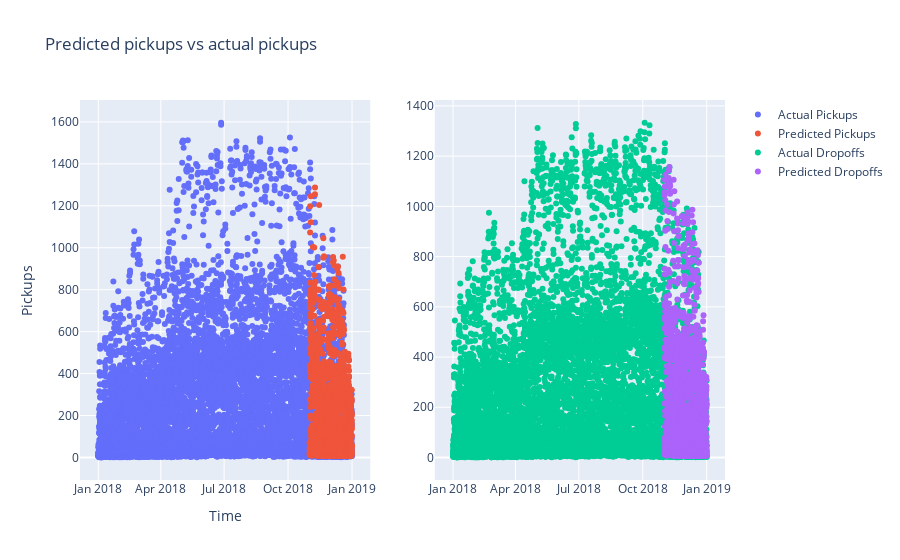

The notebook cell saved with this chart:
### Code cell
# plot predictions using plotly

fig = make_subplots(rows=1, cols=2,
                    horizontal_spacing=0.1)

# Add the start stations plot to the first subplot
fig.add_trace(go.Scatter(
    x=pickups.index,
    y=pickups['pickups'],
    mode='markers',
    name='Actual Pickups'
), row=1, col=1)

fig.add_trace(go.Scatter(
    x=cluster_buster.pickups_test.index,
    y=cluster_buster.pred_pickups,
    mode='markers',
    name='Predicted Pickups'
), row=1, col=1)

# Add the end stations plot to the second subplot
fig.add_trace(go.Scatter(
    x=dropoffs.index,
    y=dropoffs['dropoffs'],
    mode='markers',
    name='Actual Dropoffs'
), row=1, col=2)

fig.add_trace(go.Scatter(
    x=cluster_buster.dropoffs_test.index,
    y=cluster_buster.pred_dropoffs,
    mode='markers',
    name='Predicted Dropoffs'
), row=1, col=2)

fig.update_layout(title='Predicted pickups vs actual pickups',
                     xaxis_title='Time',
                     yaxis_title='Pickups')

fig.show()

### Figure 1 — Plotly figure (JSON) as saved in the notebook; plotly's stock layout.template omitted (floating-point values rounded to 4 significant figures; data arrays with more than 128 entries replaced by an {"elided": "..."} marker saying what was removed)
{"data": [{"mode": "markers", "name": "Actual Pickups", "type": "scatter", "x": {"elided": "8736 str values"}, "xaxis": "x", "y": {"elided": "8736 int values"}, "yaxis": "y"}, {"mode": "markers", "name": "Predicted Pickups", "type": "scatter", "x": {"elided": "1464 str values"}, "xaxis": "x", "y": {"elided": "1464 float values"}, "yaxis": "y"}, {"mode": "markers", "name": "Actual Dropoffs", "type": "scatter", "x": {"elided": "8730 str values"}, "xaxis": "x2", "y": {"elided": "8730 int values"}, "yaxis": "y2"}, {"mode": "markers", "name": "Predicted Dropoffs", "type": "scatter", "x": {"elided": "1464 str values"}, "xaxis": "x2", "y": {"elided": "1464 float values"}, "yaxis": "y2"}], "layout": {"title": {"text": "Predicted pickups vs actual pickups"}, "xaxis": {"anchor": "y", "domain": [0, 0.45], "title": {"text": "Time"}}, "xaxis2": {"anchor": "y2", "domain": [0.55, 1]}, "yaxis": {"anchor": "x", "domain": [0, 1], "title": {"text": "Pickups"}}, "yaxis2": {"anchor": "x2", "domain": [0, 1]}}}
